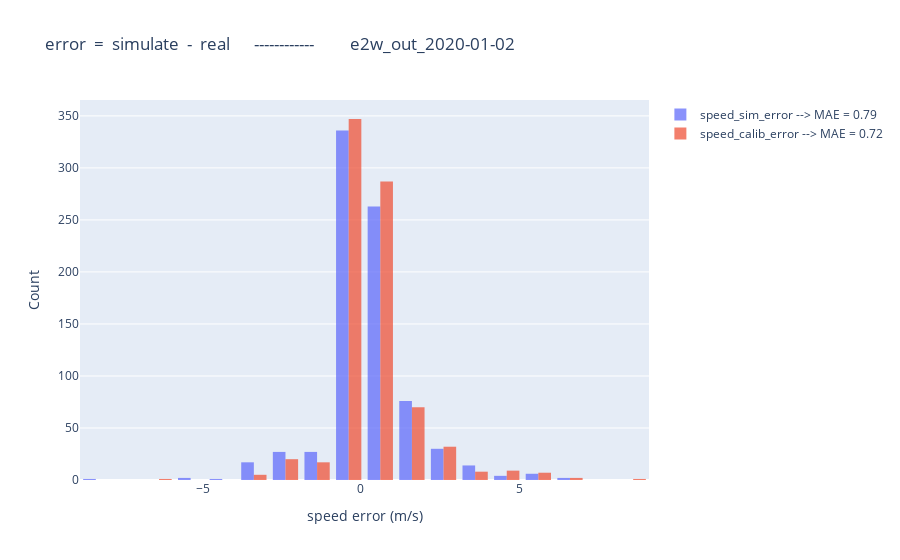

The notebook cell this image was saved under:
### Code cell
import plotly.graph_objects as go

fig = go.Figure()

xbins=dict(
        start=speed_min_error,  # Bin start
        end=speed_max_error,    # Bin end
        size=1    # Bin size (width of each bin)
    )
sim_MAE = round(abs(compare_df['speed_sim_error']).mean(),2)
calib_MAE = round(abs(compare_df['speed_calib_error']).mean(),2)
fig.add_trace(go.Histogram(x=compare_df['speed_sim_error'], name=f"speed_sim_error --> MAE = {sim_MAE}", opacity=0.75, xbins=xbins))
fig.add_trace(go.Histogram(x=compare_df['speed_calib_error'], name=f"speed_calib_error --> MAE = {calib_MAE}", opacity=0.75, xbins=xbins))

fig.update_layout(
    barmode='group',  # Use 'overlay' if you want stacked look
    xaxis_title='speed error (m/s)',
    yaxis_title='Count',
    title=f"error  =  simulate  -  real      ------------         {postfix}"
)

fig.show()
fig.write_html(f"diagram/hist_speed_error_{postfix}.html")

### Figure 1 — Plotly figure (JSON) as saved in the notebook; plotly's stock layout.template omitted (floating-point values rounded to 4 significant figures; data arrays with more than 128 entries replaced by an {"elided": "..."} marker saying what was removed)
{"data": [{"name": "speed_sim_error --> MAE = 0.79", "opacity": 0.75, "type": "histogram", "x": {"elided": "806 float values"}, "xbins": {"end": 8.199, "size": 1, "start": -8.889}}, {"name": "speed_calib_error --> MAE = 0.72", "opacity": 0.75, "type": "histogram", "x": {"elided": "806 float values"}, "xbins": {"end": 8.199, "size": 1, "start": -8.889}}], "layout": {"barmode": "group", "title": {"text": "error  =  simulate  -  real      ------------         e2w_out_2020-01-02"}, "xaxis": {"title": {"text": "speed error (m/s)"}}, "yaxis": {"title": {"text": "Count"}}}}
